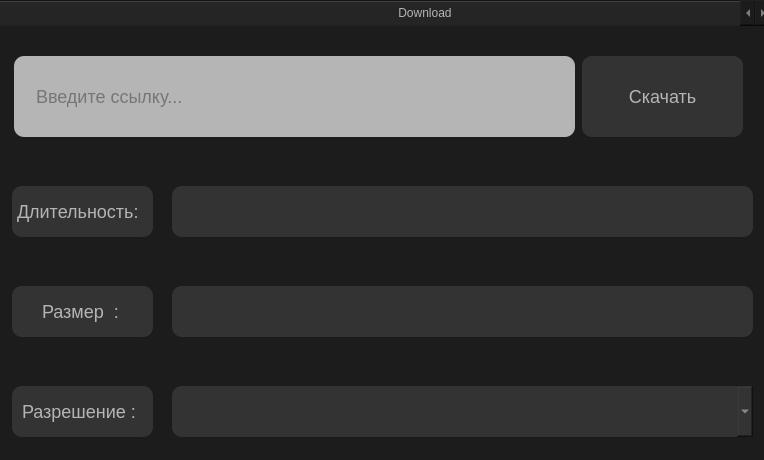
<?xml version="1.0" encoding="UTF-8"?>
<ui version="4.0">
 <class>MainWindow</class>
 <widget class="QMainWindow" name="MainWindow">
  <property name="geometry">
   <rect>
    <x>0</x>
    <y>0</y>
    <width>764</width>
    <height>460</height>
   </rect>
  </property>
  <property name="minimumSize">
   <size>
    <width>764</width>
    <height>460</height>
   </size>
  </property>
  <property name="maximumSize">
   <size>
    <width>764</width>
    <height>460</height>
   </size>
  </property>
  <property name="windowTitle">
   <string>Youtube Downloader</string>
  </property>
  <widget class="QWidget" name="centralwidget">
   <widget class="QTabWidget" name="tabWidget">
    <property name="enabled">
     <bool>true</bool>
    </property>
    <property name="geometry">
     <rect>
      <x>-10</x>
      <y>0</y>
      <width>781</width>
      <height>481</height>
     </rect>
    </property>
    <property name="minimumSize">
     <size>
      <width>781</width>
      <height>481</height>
     </size>
    </property>
    <property name="maximumSize">
     <size>
      <width>781</width>
      <height>481</height>
     </size>
    </property>
    <property name="toolTip">
     <string>&lt;html&gt;&lt;head/&gt;&lt;body&gt;&lt;p&gt;dsa&lt;/p&gt;&lt;/body&gt;&lt;/html&gt;</string>
    </property>
    <property name="styleSheet">
     <string notr="true">background-color:rgb(28, 28, 28);
color: rgb(181, 181, 181);</string>
    </property>
    <property name="currentIndex">
     <number>0</number>
    </property>
    <widget class="QWidget" name="tab">
     <property name="palette">
      <palette>
       <active>
        <colorrole role="WindowText">
         <brush brushstyle="SolidPattern">
          <color alpha="255">
           <red>181</red>
           <green>181</green>
           <blue>181</blue>
          </color>
         </brush>
        </colorrole>
        <colorrole role="Button">
         <brush brushstyle="SolidPattern">
          <color alpha="255">
           <red>28</red>
           <green>28</green>
           <blue>28</blue>
          </color>
         </brush>
        </colorrole>
        <colorrole role="Text">
         <brush brushstyle="SolidPattern">
          <color alpha="255">
           <red>181</red>
           <green>181</green>
           <blue>181</blue>
          </color>
         </brush>
        </colorrole>
        <colorrole role="ButtonText">
         <brush brushstyle="SolidPattern">
          <color alpha="255">
           <red>181</red>
           <green>181</green>
           <blue>181</blue>
          </color>
         </brush>
        </colorrole>
        <colorrole role="Base">
         <brush brushstyle="SolidPattern">
          <color alpha="255">
           <red>28</red>
           <green>28</green>
           <blue>28</blue>
          </color>
         </brush>
        </colorrole>
        <colorrole role="Window">
         <brush brushstyle="SolidPattern">
          <color alpha="255">
           <red>28</red>
           <green>28</green>
           <blue>28</blue>
          </color>
         </brush>
        </colorrole>
        <colorrole role="HighlightedText">
         <brush brushstyle="SolidPattern">
          <color alpha="255">
           <red>0</red>
           <green>0</green>
           <blue>0</blue>
          </color>
         </brush>
        </colorrole>
        <colorrole role="ToolTipBase">
         <brush brushstyle="SolidPattern">
          <color alpha="255">
           <red>0</red>
           <green>0</green>
           <blue>0</blue>
          </color>
         </brush>
        </colorrole>
       </active>
       <inactive>
        <colorrole role="WindowText">
         <brush brushstyle="SolidPattern">
          <color alpha="255">
           <red>181</red>
           <green>181</green>
           <blue>181</blue>
          </color>
         </brush>
        </colorrole>
        <colorrole role="Button">
         <brush brushstyle="SolidPattern">
          <color alpha="255">
           <red>28</red>
           <green>28</green>
           <blue>28</blue>
          </color>
         </brush>
        </colorrole>
        <colorrole role="Text">
         <brush brushstyle="SolidPattern">
          <color alpha="255">
           <red>181</red>
           <green>181</green>
           <blue>181</blue>
          </color>
         </brush>
        </colorrole>
        <colorrole role="ButtonText">
         <brush brushstyle="SolidPattern">
          <color alpha="255">
           <red>181</red>
           <green>181</green>
           <blue>181</blue>
          </color>
         </brush>
        </colorrole>
        <colorrole role="Base">
         <brush brushstyle="SolidPattern">
          <color alpha="255">
           <red>28</red>
           <green>28</green>
           <blue>28</blue>
          </color>
         </brush>
        </colorrole>
        <colorrole role="Window">
         <brush brushstyle="SolidPattern">
          <color alpha="255">
           <red>28</red>
           <green>28</green>
           <blue>28</blue>
          </color>
         </brush>
        </colorrole>
        <colorrole role="HighlightedText">
         <brush brushstyle="SolidPattern">
          <color alpha="255">
           <red>0</red>
           <green>0</green>
           <blue>0</blue>
          </color>
         </brush>
        </colorrole>
        <colorrole role="ToolTipBase">
         <brush brushstyle="SolidPattern">
          <color alpha="255">
           <red>0</red>
           <green>0</green>
           <blue>0</blue>
          </color>
         </brush>
        </colorrole>
       </inactive>
       <disabled>
        <colorrole role="WindowText">
         <brush brushstyle="SolidPattern">
          <color alpha="255">
           <red>181</red>
           <green>181</green>
           <blue>181</blue>
          </color>
         </brush>
        </colorrole>
        <colorrole role="Button">
         <brush brushstyle="SolidPattern">
          <color alpha="255">
           <red>28</red>
           <green>28</green>
           <blue>28</blue>
          </color>
         </brush>
        </colorrole>
        <colorrole role="Text">
         <brush brushstyle="SolidPattern">
          <color alpha="255">
           <red>181</red>
           <green>181</green>
           <blue>181</blue>
          </color>
         </brush>
        </colorrole>
        <colorrole role="ButtonText">
         <brush brushstyle="SolidPattern">
          <color alpha="255">
           <red>181</red>
           <green>181</green>
           <blue>181</blue>
          </color>
         </brush>
        </colorrole>
        <colorrole role="Base">
         <brush brushstyle="SolidPattern">
          <color alpha="255">
           <red>28</red>
           <green>28</green>
           <blue>28</blue>
          </color>
         </brush>
        </colorrole>
        <colorrole role="Window">
         <brush brushstyle="SolidPattern">
          <color alpha="255">
           <red>28</red>
           <green>28</green>
           <blue>28</blue>
          </color>
         </brush>
        </colorrole>
        <colorrole role="HighlightedText">
         <brush brushstyle="SolidPattern">
          <color alpha="255">
           <red>0</red>
           <green>0</green>
           <blue>0</blue>
          </color>
         </brush>
        </colorrole>
        <colorrole role="ToolTipBase">
         <brush brushstyle="SolidPattern">
          <color alpha="255">
           <red>0</red>
           <green>0</green>
           <blue>0</blue>
          </color>
         </brush>
        </colorrole>
       </disabled>
      </palette>
     </property>
     <attribute name="title">
      <string>                                                                                                                       Download                                                                                                                    </string>
     </attribute>
     <widget class="QPushButton" name="pushButton">
      <property name="geometry">
       <rect>
        <x>590</x>
        <y>30</y>
        <width>161</width>
        <height>81</height>
       </rect>
      </property>
      <property name="styleSheet">
       <string notr="true">background-color: rgb(51, 51, 51);
border-radius: 10px;
color: rgb(181, 181, 181);
font-size: 18px</string>
      </property>
      <property name="text">
       <string>Скачать</string>
      </property>
     </widget>
     <widget class="QLineEdit" name="lineEdit">
      <property name="geometry">
       <rect>
        <x>22</x>
        <y>30</y>
        <width>561</width>
        <height>81</height>
       </rect>
      </property>
      <property name="styleSheet">
       <string notr="true">background-color: rgb(181, 181, 181);
border-radius: 10px;
color: rgb(56, 56, 56);
font-size: 18px</string>
      </property>
      <property name="text">
       <string/>
      </property>
      <property name="placeholderText">
       <string>    Введите ссылку...</string>
      </property>
     </widget>
     <widget class="QLabel" name="label">
      <property name="geometry">
       <rect>
        <x>20</x>
        <y>160</y>
        <width>141</width>
        <height>51</height>
       </rect>
      </property>
      <property name="styleSheet">
       <string notr="true">background-color: rgb(51, 51, 51);
border-radius: 10px;
color: rgb(181, 181, 181);
font-size: 18px</string>
      </property>
      <property name="text">
       <string> Длительность:</string>
      </property>
     </widget>
     <widget class="QLabel" name="label_2">
      <property name="geometry">
       <rect>
        <x>20</x>
        <y>260</y>
        <width>141</width>
        <height>51</height>
       </rect>
      </property>
      <property name="styleSheet">
       <string notr="true">background-color: rgb(51, 51, 51);
border-radius: 10px;
color: rgb(181, 181, 181);
font-size: 18px</string>
      </property>
      <property name="text">
       <string>      Размер  :</string>
      </property>
     </widget>
     <widget class="QLabel" name="label_3">
      <property name="geometry">
       <rect>
        <x>20</x>
        <y>360</y>
        <width>141</width>
        <height>51</height>
       </rect>
      </property>
      <property name="styleSheet">
       <string notr="true">background-color: rgb(51, 51, 51);
border-radius: 10px;
color: rgb(181, 181, 181);
font-size: 18px</string>
      </property>
      <property name="text">
       <string>  Разрешение :</string>
      </property>
     </widget>
     <widget class="QComboBox" name="comboBox">
      <property name="geometry">
       <rect>
        <x>180</x>
        <y>360</y>
        <width>581</width>
        <height>51</height>
       </rect>
      </property>
      <property name="font">
       <font>
        <pointsize>-1</pointsize>
        <weight>50</weight>
        <italic>false</italic>
        <bold>false</bold>
        <kerning>true</kerning>
       </font>
      </property>
      <property name="styleSheet">
       <string notr="true">background-color: rgb(51, 51, 51);
border-radius: 10px;
color: rgb(181, 181, 181);
font-size: 18px</string>
      </property>
      <property name="editable">
       <bool>false</bool>
      </property>
     </widget>
     <widget class="QLineEdit" name="lineEdit_3">
      <property name="geometry">
       <rect>
        <x>180</x>
        <y>160</y>
        <width>581</width>
        <height>51</height>
       </rect>
      </property>
      <property name="styleSheet">
       <string notr="true">background-color: rgb(51, 51, 51);
border-radius: 10px;
color: rgb(181, 181, 181);
font-size: 18px</string>
      </property>
     </widget>
     <widget class="QLineEdit" name="lineEdit_4">
      <property name="geometry">
       <rect>
        <x>180</x>
        <y>260</y>
        <width>581</width>
        <height>51</height>
       </rect>
      </property>
      <property name="styleSheet">
       <string notr="true">background-color: rgb(51, 51, 51);
border-radius: 10px;
color: rgb(181, 181, 181);
font-size: 18px</string>
      </property>
     </widget>
    </widget>
   </widget>
  </widget>
 </widget>
 <resources/>
 <connections/>
</ui>
